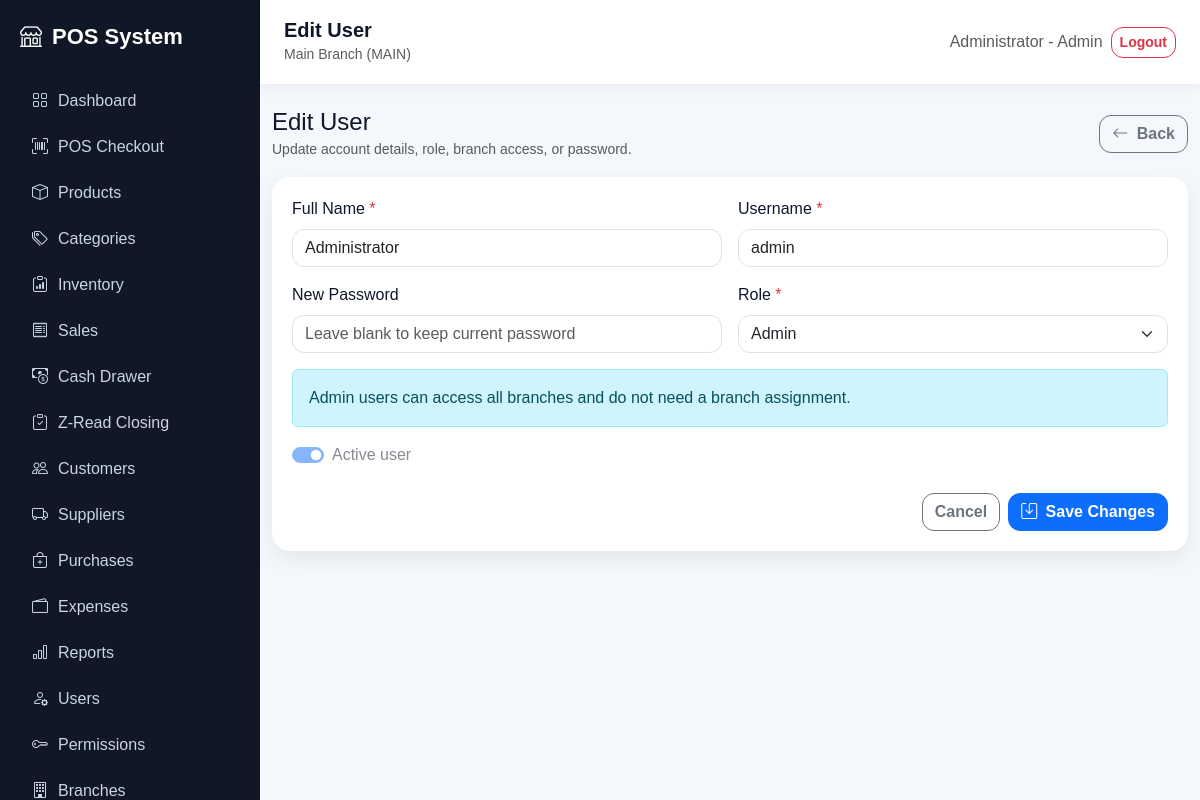
Page /users/edit.php?id=1 (signed in) on the committed database.
### tables this page shows
CREATE TABLE users (
  id INT AUTO_INCREMENT PRIMARY KEY,
  branch_id INT NULL,
  name VARCHAR(120) NOT NULL,
  username VARCHAR(80) NOT NULL UNIQUE,
  password VARCHAR(255) NOT NULL,
  role ENUM('Admin','Area Manager','Manager','Cashier') NOT NULL DEFAULT 'Cashier',
  is_active TINYINT(1) DEFAULT 1,
  created_at TIMESTAMP DEFAULT CURRENT_TIMESTAMP,
  FOREIGN KEY (branch_id) REFERENCES branches(id) ON DELETE SET NULL
);

### config/app.php (called while the page is built, shortened)
<?php
function app_url(string $path = ''): string
{
    return BASE_URL . ltrim($path, '/');
}

### auth/session.php (called while the page is built, shortened)
<?php
require_once __DIR__ . '/../config/app.php';
function valid_user_roles(): array
{
    return ['Admin', 'Area Manager', 'Manager', 'Cashier'];
}
function fetch_all_branches(PDO $pdo): array
{
    $stmt = $pdo->query('SELECT id, name, code FROM branches ORDER BY name, id');
    return $stmt->fetchAll() ?: [];
}
function user_accessible_branches(PDO $pdo, int $userId, string $role, ?int $userBranchId): array
{
    if ($role === 'Admin') {
        return fetch_all_branches($pdo);
    }
    return [];
}
function session_accessible_branches(PDO $pdo): array
{
    $userId = (int)($_SESSION['user_id'] ?? 0);
    $role = $_SESSION['role'] ?? '';
    $stmt = $pdo->prepare('SELECT branch_id FROM users WHERE id = ? AND is_active = 1 LIMIT 1');
    $stmt->execute([$userId]);
    $user = $stmt->fetch();
    return user_accessible_branches($pdo, $userId, $role, null);
}
function branch_switch_allowed(PDO $pdo): bool
{
    $role = $_SESSION['role'] ?? '';
    return count(session_accessible_branches($pdo)) > 1;
}

### users/edit.php (the view, shortened to what this page needs)
<?php
require_once __DIR__ . '/../config/database.php';
require_once __DIR__ . '/../auth/session.php';
$roles = valid_user_roles();
$currentUserId = (int)($_SESSION['user_id'] ?? 0);
$id = (int)($_POST['id'] ?? $_GET['id'] ?? 0);
$fetchStmt = $pdo->prepare(
    'SELECT id, branch_id, name, username, role, is_active
     FROM users
     WHERE id = ?'
);
$fetchStmt->execute([$id]);
$user = $fetchStmt->fetch();
$assignedStmt = $pdo->prepare('SELECT branch_id FROM user_branches WHERE user_id = ? ORDER BY branch_id');
$assignedStmt->execute([$id]);
$assignedBranchIds = array_map('intval', $assignedStmt->fetchAll(PDO::FETCH_COLUMN) ?: []);
$old = $_SESSION['user_old'] ?? [
    'name' => $user['name'],
    'username' => $user['username'],
    'role' => $user['role'],
    'branch_id' => $user['branch_id'] ?? '',
    'area_branch_ids' => $assignedBranchIds,
    'is_active' => $user['is_active'],
];
include __DIR__ . '/../includes/header.php';
?>
<div class="d-flex justify-content-between align-items-center mb-3">
    <div>
        <h4 class="mb-0">Edit User</h4>
        <small class="text-muted">Update account details, role, branch access, or password.</small>
    </div>
    <a class="btn btn-outline-secondary" href="<?= app_url('users/index.php') ?>">
        <i class="bi bi-arrow-left me-1"></i>
        Back
    </a>
</div>
<form method="post" class="table-card">
    <div class="row g-3">
        <div class="col-md-6">
            <label class="form-label">Full Name <span class="text-danger">*</span></label>
            <input type="text" name="name" class="form-control" maxlength="120" required value="<?= htmlspecialchars($old['name']) ?>">
        </div>
        <div class="col-md-6">
            <label class="form-label">Username <span class="text-danger">*</span></label>
            <input type="text" name="username" class="form-control" maxlength="80" required value="<?= htmlspecialchars($old['username']) ?>">
        </div>
        <div class="col-md-6">
            <label class="form-label">New Password</label>
            <input type="password" name="password" class="form-control" minlength="6" placeholder="Leave blank to keep current password">
        </div>
        <div class="col-md-6">
            <label class="form-label">Role <span class="text-danger">*</span></label>
            <select name="role" id="roleSelect" class="form-select" required>
                <?php foreach ($roles as $role): ?>
                    <option value="<?= htmlspecialchars($role) ?>" <?= $old['role'] === $role ? 'selected' : '' ?>>
                        <?= htmlspecialchars($role) ?>
                    </option>
                <?php endforeach; ?>
            </select>
        </div>
        <div class="col-12" data-branch-panel="admin">
            <div class="alert alert-info mb-0">Admin users can access all branches and do not need a branch assignment.</div>
        </div>
        <div class="col-md-6 d-flex align-items-end">
            <div class="form-check form-switch">
                <input
                    class="form-check-input"
                    type="checkbox"
                    role="switch"
                    name="is_active"
                    id="is_active"
                    value="1"
                    <?= (int)$old['is_active'] === 1 ? 'checked' : '' ?>
                    <?= (int)$user['id'] === $currentUserId ? 'disabled' : '' ?>
                >
                <label class="form-check-label" for="is_active">Active user</label>
            </div>
        </div>
    </div>
    <div class="d-flex justify-content-end gap-2 mt-4">
        <a class="btn btn-outline-secondary" href="<?= app_url('users/index.php') ?>">Cancel</a>
        <button class="btn btn-primary" type="submit">
            <i class="bi bi-save me-1"></i>
            Save Changes
        </button>
    </div>
</form>
<?php include __DIR__ . '/../includes/footer.php'; ?>

### assets/css/app.css (style rules this page uses)
:root { --sidebar:#101827; --primary:#2563eb; --bg:#f4f7fb; }
body { background: var(--bg); font-family: Arial, sans-serif; }
.table-card { background:#fff; border-radius:18px; padding:20px; box-shadow:0 8px 22px rgba(15,23,42,.07); }
* { box-sizing: border-box; }
html { scroll-behavior: smooth; }
body { color: #0f172a; }
.card, .table-card, .soft-card, .stat-card { transition: transform .18s ease, box-shadow .18s ease; }
.form-control, .form-select, .btn { border-radius: 12px; }
.btn { font-weight: 600; }

### rows in the picture
users: name "Administrator", username "admin", role "Admin", is_active "☑"

### other values in the picture
$link['label'] "Dashboard"
$link['label'] "POS Checkout"
$link['label'] "Products"
$link['label'] "Categories"
$link['label'] "Inventory"
$link['label'] "Sales"
$link['label'] "Cash Drawer"
$link['label'] "Z-Read Closing"
$link['label'] "Customers"
$link['label'] "Suppliers"
$link['label'] "Purchases"
$link['label'] "Expenses"
$link['label'] "Reports"
$link['label'] "Users"
$link['label'] "Permissions"
